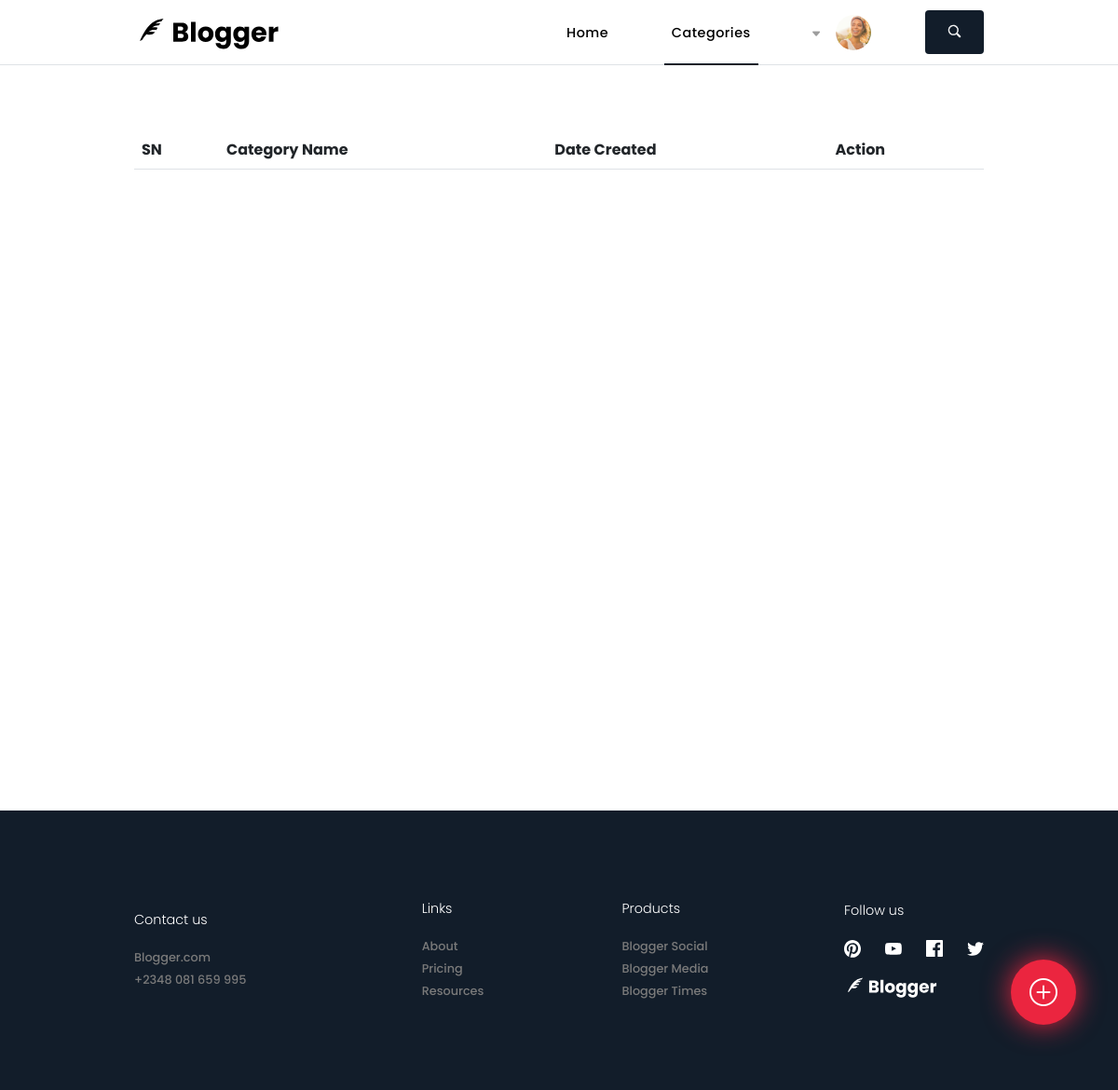
The app's page /categories.php, older data.
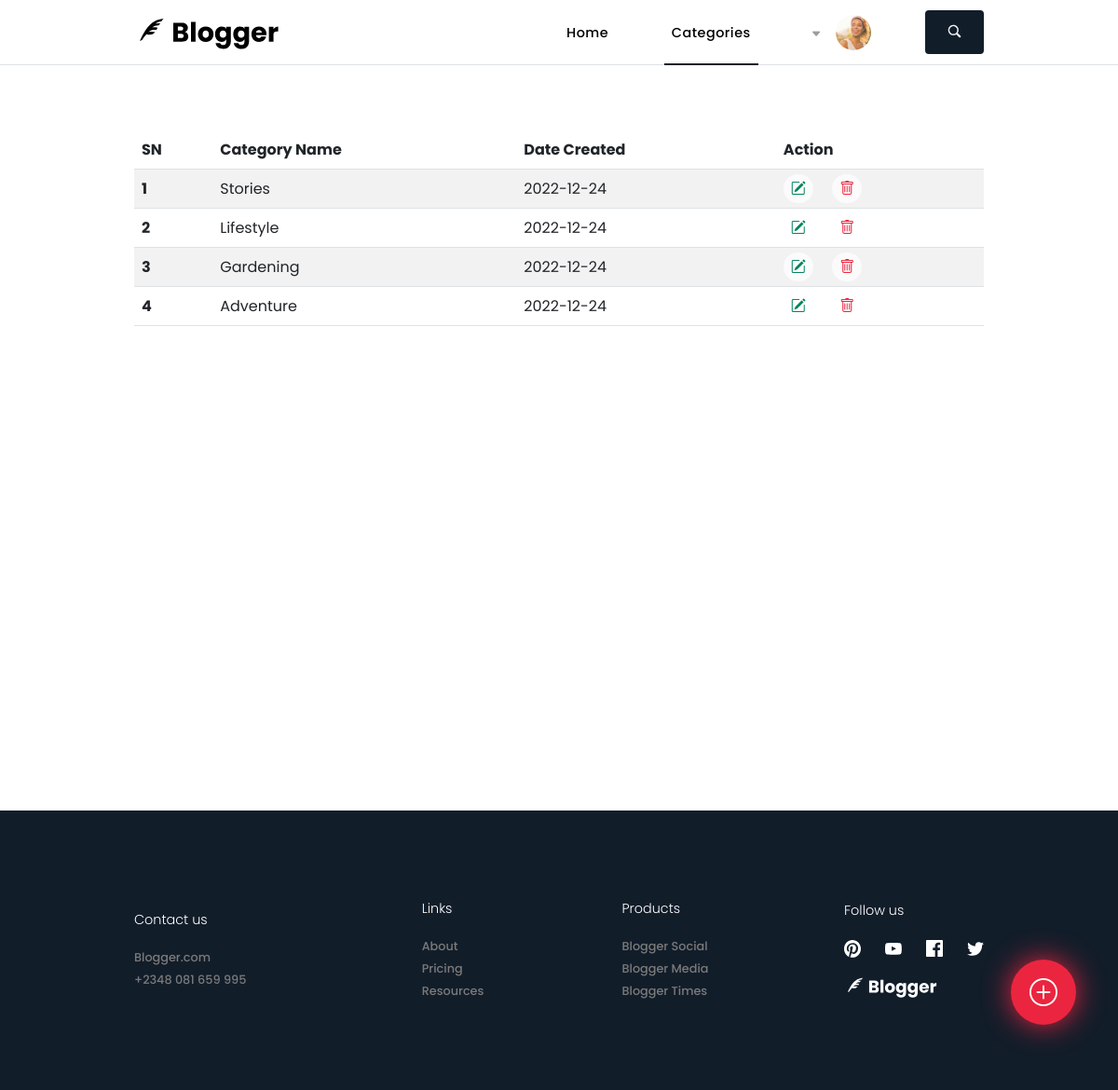
The same page, newer data.
### tables this page shows
CREATE TABLE `categories` (
  `id` int NOT NULL,
  `addCategory` varchar(255) NOT NULL,
  `dateCreated` date NOT NULL
);

### classes/dbConnect.php (called while the page is built)
<?php
    class DbConnect
    {
        protected function connect()
        {
            try
            {
                $username = 'root';
                $password = '';
                $dbConn = new PDO('mysql:host=localhost;dbname=blogger', $username, $password);
                return $dbConn;
            }
            catch (PDOException $e)
            {
                print "Connection failed: " . $e->getMessage() . "<br>";
                die();
            }
        }
    }
?>

### classes/category.queryDb.php (called while the page is built, shortened)
<?php
    class CategoryQueryDb extends DbConnect
    {
        public function fetchAllCategories()
        {
            try
            {
                $stmt = $this->connect()->prepare("SELECT * FROM categories ORDER BY id DESC");
                $stmt->execute();
                return $stmt->fetchAll();
            }
            catch (Exception $e)
            {
                return $e->getMessage();
            }
        }
    }
?>

### categories.php (the view, shortened to what this page needs)
<?php
require './classes/dbConnect.php';
?>
<body>
    <div class="mainContainer">
        <?php include './headers/categoriesHeader.php' ?>
        <section class="categoriesWrapper ">
            <table class="table table-striped table-hover">
                <thead>
                    <tr>
                        <th scope="col">SN</th>
                        <th scope="col">Category Name</th>
                        <th scope="col">Date Created</th>
                        <th scope="col">Action</th>
                    </tr>
                </thead>
                <tbody>
                    <?php
                        $result = new CategoryQueryDb();
                        $categories = $result->fetchAllCategories();
                        foreach ($categories as $key => $category):?>
                        <tr>
                            <th scope="row"><?= $key + 1 ?></th>
                            <td><?= $category['addCategory'] ?></td>
                            <td><?= $category['dateCreated'] ?></td>
                            <td>
                                <a href="javascript:void(0)" class="me-3" data-bs-toggle="modal" data-bs-target="#updateModal<?= $category['id'] ?>"><i class="bi bi-pencil-square"></i></a>
                                <a href="categories.php?deleteId=<?= $category['id'] ?>"><i class="bi bi-trash"></a></i>
                            </td>
                        </tr>
                    <?php endforeach ?>
                </tbody>
            </table>
        </section>
        <footer class="d-flex justify-content-between align-items-center ">
            <div class="contactUs">
                <ul class="d-flex flex-column">
                    <p>Contact us</p>
                    <li><a href="#">Blogger.com</a></li>
                    <li><a href="tel:+2348081659995">+2348 081 659 995</a></li>
                </ul>
            </div>
            <div class="links justify-content-center">
                <ul class="d-flex flex-column">
                    <p>Links</p>
                    <li><a href="#">About</a></li>
                    <li><a href="#">Pricing</a></li>
                    <li><a href="#">Resources</a></li>
                </ul>
            </div>
            <div class="products justify-content-center">
                <ul class="d-flex flex-column">
                    <p>Products</p>
                    <li><a href="#">Blogger Social</a></li>
                    <li><a href="#">Blogger Media</a></li>
                    <li><a href="#">Blogger Times</a></li>
                </ul>
            </div>
            <div class="followUs justify-content-end">
                <ul class="d-flex flex-column align-items-start">
                    <p>Follow us</p>
                    <li>
                        <ul>
                            <li><a href="#"><img src="assets/svg/pinterestIcon.svg" alt="follow us on Facebook"></a></li>
                            <li><a href="#"><img src="assets/svg/youtubeIcon.svg" alt="follow us on Youtube"></a></li>
                            <li><a href="#"><img src="assets/svg/facebookIcon.svg" alt="follow us on Facebook"></a></li>
                            <li><a href="#"><img src="assets/svg/twitterIcon.svg" alt="follow us on Twitter"></a></li>
                        </ul>
                    </li>
                    <li class="logoList mt-3"><a href="#"><img src="assets/svg/bloggerLogoWhite.svg" alt="Blogger.com"></a></li>
                </ul>
            </div>
        </footer>
        <button type="button" class="postBtn border-0" data-bs-toggle="modal" data-bs-target="#exampleModal">
            <i class="bi bi-plus-circle"></i>
        </button>
    </div>
</body>
</html>

### headers/categoriesHeader.php (shortened to what this page needs)
<!DOCTYPE html>
<html lang="en">
<head>
    <link href="https://cdn.jsdelivr.net/npm/bootstrap@5.2.2/dist/css/bootstrap.min.css" rel="stylesheet">
    <link rel="stylesheet" href="./styles/css/categories.css">
</head>
<header class="d-flex justify-content-between align-items-center sticky-top border-bottom">
    <div class="logoContainer"><a href="home.php"><img src="assets/svg/bloggerLogoBlack.svg" alt="blogger logo"></a></div>
    <nav class="headerMenuContainer">
        <ul class="d-flex justify-content-between align-items-center wrap">
            <li class="home"><a href="./home.php">Home</a></li>
            <li class="categories"><a href="./categories.php">Categories</a></li>
            <li onclick="revealDropdown()" class="profile d-flex justify-content-between align-items-center">
                <a href="#">
                    <i class="bi bi-caret-down-fill"></i>
                    <img src="assets/images/moji.png" alt="user account">
                </a>
            </li>
            <li class="search d-flex justify-content-center"><button type="submit" class="border-0"><i class="bi bi-search searchIcon"></i></button></li>
        </ul>
    </nav>
</header>

### styles/css/categories.css (style rules this page uses)
body { font-family: "Poppins", sans-serif; }
*, img, a, ul, li, p, h2, h3, h4, h5, h6, input, textarea { margin: 0; padding: 0; list-style: none; text-decoration: none; box-sizing: border-box; resize: none !important; }
body .mainContainer { max-width: 100%; background-color: #ffffff; }
body .mainContainer header { padding: 0 12%; height: 70px; background-color: #ffffff; }
body .mainContainer header .logoContainer img { width: 60%; }
body .mainContainer header nav { width: 50%; }
body .mainContainer header nav ul li a { color: black; font-size: 0.9rem; font-weight: 500; }
body .mainContainer header nav ul .categories a { padding-top: 23px; padding-bottom: 23px; border-bottom: 2px solid #121d2a; }
body .mainContainer header nav ul .profile a { width: 66px; padding: 4px; margin-left: 10px; }
body .mainContainer header nav ul .profile a i { position: relative; top: 2px; right: 10px; color: #9D9D9D; font-size: 0.7rem; font-weight: 500; }
body .mainContainer header nav ul .profile a img { width: 40px; height: 40px; object-fit: cover; border-radius: 50px; border: 1px solid #ffffff; }
body .mainContainer header nav ul .search i { color: #ffffff; font-size: 13px; text-align: center; padding: 14px 25px; background-color: #121d2a; -webkit-text-stroke: 0.5px; border-radius: 4px; }
body .mainContainer header nav ul a { width: 100px; text-align: center; padding: 23px 8px; font-size: 0.9rem; color: #121d2a; letter-spacing: 0.5px; font-weight: 600; }
body .mainContainer .categoriesWrapper { width: 100%; height: 100vh; padding: 0 12%; padding-top: 70px; }
body .mainContainer .categoriesWrapper table tbody { width: 100%; }
body .mainContainer .categoriesWrapper table tbody tr td a { padding: 4px 8px; border-radius: 50px; background-color: rgba(255, 255, 255, 0.678); }
body .mainContainer .categoriesWrapper table tbody tr td a:first-child { color: #00835c; }
body .mainContainer .categoriesWrapper table tbody tr td a:nth-child(2) { color: #eb253f; }
body footer { height: 300px; background-color: #121d2a; padding: 0 12%; }
body footer div { width: 25%; display: flex; }
body footer div ul p { color: #ffffff; margin-bottom: 16px; font-size: 0.9rem; font-weight: 300; }
body footer div ul li a { font-size: 0.8rem; font-weight: 500; color: #7a7a7a; }
body footer div:last-child ul li ul { width: 150px; display: flex; justify-content: space-between; }
body footer div:last-child ul li ul li a { width: 20px; }
body footer div:last-child ul li ul li a img { width: 18px; }
body footer div:last-child ul .logoList a img { width: 100px; }
body .postBtn { position: fixed; bottom: 70px; right: 45px; width: 70px; height: 70px; border-radius: 50px; font-size: 30px; color: #ffffff; box-shadow: 0px 0px 30px #eb253f; background-color: #eb253f; }

Row changes from the older to the newer data that the page shows:
added categories: addCategory "Stories", dateCreated "2022-12-24"
added categories: addCategory "Lifestyle", dateCreated "2022-12-24"
added categories: addCategory "Gardening", dateCreated "2022-12-24"
added categories: addCategory "Adventure", dateCreated "2022-12-24"
